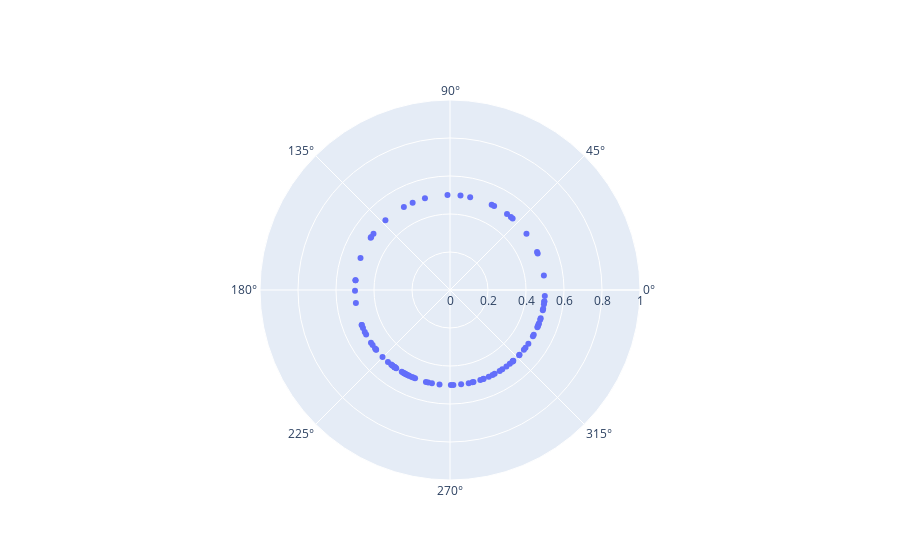

Notebook code cell kept with this figure:
### Code cell
y24 = CalendarElement(year=2024)

eve = gcal.get_events(y24.start.datetime(), y24.stop.datetime(), single_events=True)
eve = [model.EventWrap(ev) for ev in eve if (ev.end - ev.start) / timedelta(days=1) <=1]

def make_point_trace(events, d_to_th):
    r = []
    theta = []
    text = []
    for eve in events:
        r.append(.5)
        theta.append(model.to_theta(eve.mid))
        text.append(str(eve.mid))
        
    t = go.Scatterpolar(r=r, theta=theta, mode="markers",
                        hovertext=[text]
                       )
    return t

t = make_point_trace(eve, 366 / 360)
fig = go.Figure(data=t)
fig.update_layout(height=1000)
fig.update_polars(radialaxis_range=[0, 1])
fig.show()
